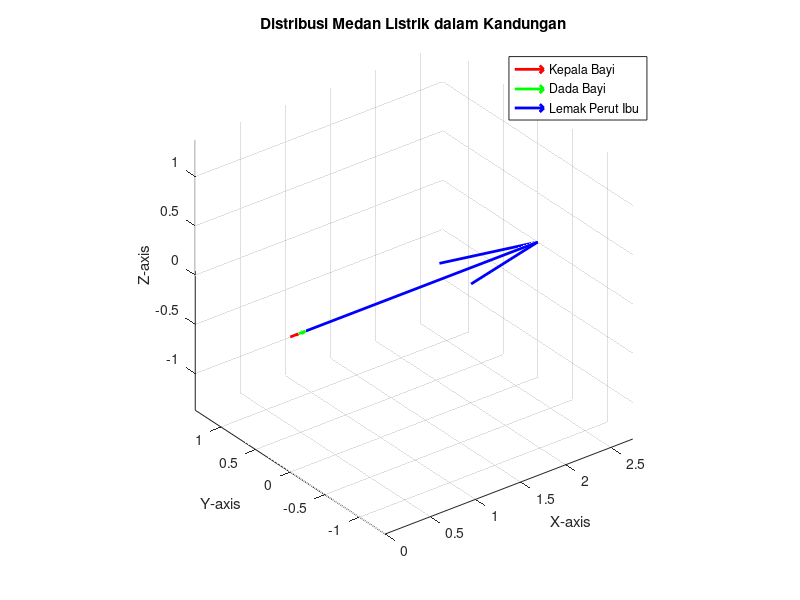

Write the MATLAB code that produced this figure.
%Rani Nirmala Prakoso
%493982/TK/54153

% Definisikan komponen medan listrik awal
E0 = [2, 3, 4];

% Definisikan konstanta dielektrik untuk masing-masing bagian
epsilon_kepala = 55.0;
epsilon_dada = 57.0;
epsilon_lemak = 5.3;

% Hitung norma dari medan listrik awal
norm_E0 = norm(E0);

% Hitung medan listrik yang berkurang pada masing-masing bagian
E_kepala = norm_E0 / epsilon_kepala;
E_dada = norm_E0 / epsilon_dada;
E_lemak = norm_E0 / epsilon_lemak;

% Buat vektor posisi untuk masing-masing bagian
% Asumsikan kita menempatkan mereka di posisi yang berbeda untuk tujuan visualisasi
pos_kepala = [1, 0, 0];
pos_dada = [2, 0, 0];
pos_lemak = [3, 0, 0];

% Plot medan listrik dengan quiver plot
quiver3(0, 0, 0, E_kepala*pos_kepala(1), E_kepala*pos_kepala(2), E_kepala*pos_kepala(3), 'r', 'LineWidth', 2);
hold on;
quiver3(0, 0, 0, E_dada*pos_dada(1), E_dada*pos_dada(2), E_dada*pos_dada(3), 'g', 'LineWidth', 2);
quiver3(0, 0, 0, E_lemak*pos_lemak(1), E_lemak*pos_lemak(2), E_lemak*pos_lemak(3), 'b', 'LineWidth', 2);

% Tambahkan label
xlabel('X-axis');
ylabel('Y-axis');
zlabel('Z-axis');
legend({'Kepala Bayi', 'Dada Bayi', 'Lemak Perut Ibu'});
title('Distribusi Medan Listrik dalam Kandungan');
grid on;
axis equal;
hold off;

